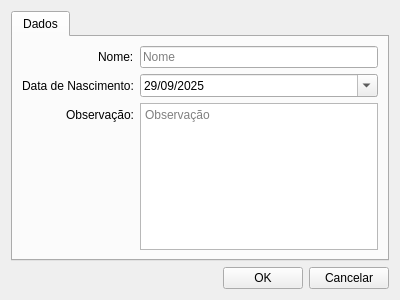
<?xml version="1.0" encoding="UTF-8"?>
<ui version="4.0">
 <class>PlayerEditView</class>
 <widget class="QDialog" name="PlayerEditView">
  <property name="geometry">
   <rect>
    <x>0</x>
    <y>0</y>
    <width>400</width>
    <height>300</height>
   </rect>
  </property>
  <property name="windowTitle">
   <string>Plataforma T-TEA - Jogador</string>
  </property>
  <property name="windowIcon">
   <iconset resource="../resources.qrc">
    <normaloff>:/icons/system/appicon</normaloff>:/icons/system/appicon</iconset>
  </property>
  <property name="modal">
   <bool>true</bool>
  </property>
  <layout class="QVBoxLayout" name="main_layout">
   <item>
    <widget class="QTabWidget" name="tab_player">
     <property name="currentIndex">
      <number>0</number>
     </property>
     <widget class="QWidget" name="tab_data">
      <attribute name="title">
       <string>Dados</string>
      </attribute>
      <layout class="QFormLayout" name="details_layout">
       <property name="labelAlignment">
        <set>Qt::AlignmentFlag::AlignRight|Qt::AlignmentFlag::AlignTrailing|Qt::AlignmentFlag::AlignVCenter</set>
       </property>
       <item row="0" column="0">
        <widget class="QLabel" name="lbl_name">
         <property name="text">
          <string>Nome:</string>
         </property>
        </widget>
       </item>
       <item row="0" column="1">
        <widget class="QLineEdit" name="led_name">
         <property name="placeholderText">
          <string>Nome</string>
         </property>
        </widget>
       </item>
       <item row="1" column="0">
        <widget class="QLabel" name="lbl_birth_date">
         <property name="text">
          <string>Data de Nascimento:</string>
         </property>
        </widget>
       </item>
       <item row="1" column="1">
        <widget class="QDateEdit" name="ded_birth_date">
         <property name="displayFormat">
          <string>dd/MM/yyyy</string>
         </property>
         <property name="calendarPopup">
          <bool>true</bool>
         </property>
         <property name="date">
          <date>
           <year>2025</year>
           <month>9</month>
           <day>29</day>
          </date>
         </property>
        </widget>
       </item>
       <item row="2" column="0">
        <widget class="QLabel" name="lbl_observation">
         <property name="text">
          <string>Observação:</string>
         </property>
        </widget>
       </item>
       <item row="2" column="1">
        <widget class="QTextEdit" name="ted_observation">
         <property name="placeholderText">
          <string>Observação</string>
         </property>
        </widget>
       </item>
      </layout>
     </widget>
    </widget>
   </item>
   <item>
    <layout class="QHBoxLayout" name="lay_button" stretch="0,0,0">
     <item>
      <spacer name="hs_button">
       <property name="orientation">
        <enum>Qt::Orientation::Horizontal</enum>
       </property>
       <property name="sizeHint" stdset="0">
        <size>
         <width>40</width>
         <height>20</height>
        </size>
       </property>
      </spacer>
     </item>
     <item>
      <widget class="QPushButton" name="pb_ok">
       <property name="sizePolicy">
        <sizepolicy hsizetype="Fixed" vsizetype="Fixed">
         <horstretch>0</horstretch>
         <verstretch>0</verstretch>
        </sizepolicy>
       </property>
       <property name="toolTip">
        <string>Gravar operação corrente</string>
       </property>
       <property name="locale">
        <locale language="Portuguese" country="Brazil"/>
       </property>
       <property name="text">
        <string>OK</string>
       </property>
       <property name="icon">
        <iconset resource="../resources.qrc">
         <normaloff>:/icons/ui/buttons/okicon</normaloff>:/icons/ui/buttons/okicon</iconset>
       </property>
       <property name="autoDefault">
        <bool>false</bool>
       </property>
      </widget>
     </item>
     <item>
      <widget class="QPushButton" name="pb_cancel">
       <property name="sizePolicy">
        <sizepolicy hsizetype="Fixed" vsizetype="Fixed">
         <horstretch>0</horstretch>
         <verstretch>0</verstretch>
        </sizepolicy>
       </property>
       <property name="toolTip">
        <string>Cancelar operação corrente</string>
       </property>
       <property name="text">
        <string>Cancelar</string>
       </property>
       <property name="icon">
        <iconset resource="../resources.qrc">
         <normaloff>:/icons/ui/buttons/cancelicon</normaloff>:/icons/ui/buttons/cancelicon</iconset>
       </property>
       <property name="autoDefault">
        <bool>false</bool>
       </property>
      </widget>
     </item>
    </layout>
   </item>
  </layout>
 </widget>
 <resources>
  <include location="../resources.qrc"/>
 </resources>
 <connections/>
</ui>
